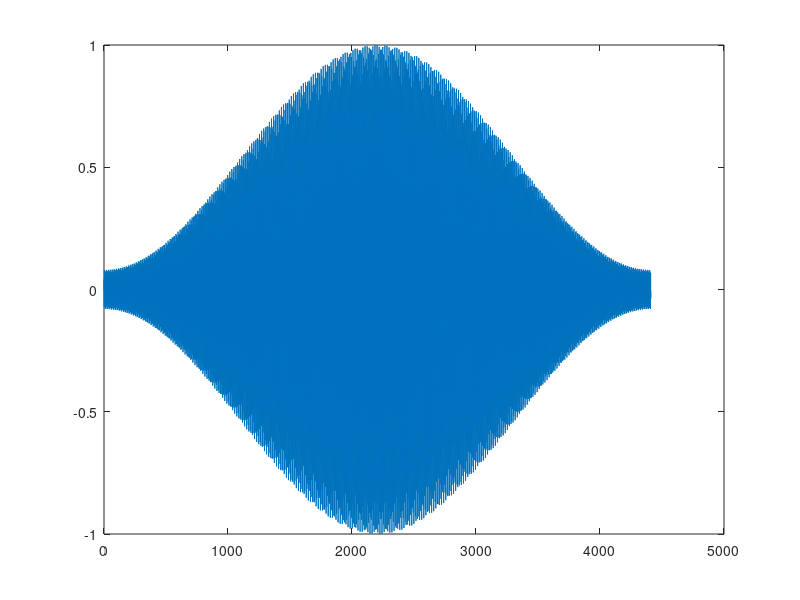

The MATLAB source for this figure:
% chunks of code for sound generation and fun auditory facts

% default sampling rate 8192 hz for "sound" command
% Dell  A525 speaker response bandwidth 45-20000 hz
% rat auditory range 1000-64000 hz
% rat auditory discrimination ~ 1/4 octave
% octave = frequency doubling

% Equation for figuring out the maximum number of 1/4 octave increments for
% a given range
y = 20000;  % final frequency
a = 1000;   % initial frequency
b = 1.25;   % increment

max_inc = (log(y)-log(a))/log(b);

% Now to Generate the desired frequencies
freqs   = zeros(floor(max_inc),1);

for n = 1:floor(max_inc)
freqs(n) = a*(b^n);
end

%%

h = figure;
plot(freqs)

%%
% Set sampling rate
Fs = 44100;

% Set time duration (100ms per tone currently)
x = 0:Fs/10;

% Construct Gaussian Window
sig = 44100/(2*pi);

% Hamming window the signal to make transitions smooth
ham = 0.54 - 0.46.*cos(2*pi*(x/length(x)));

for n = 1:length(freqs)
    y=ham.*sin(2*pi*(freqs(n)/Fs).*x);
    plot(x,y)
    pause
    soundsc([y' y'],Fs) % sound([y' y'],44100)
end